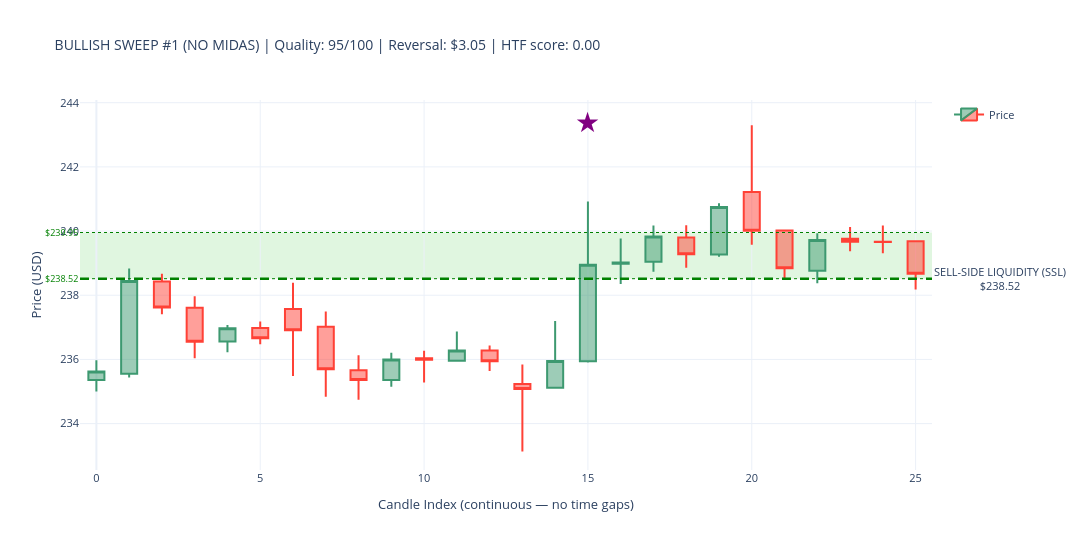
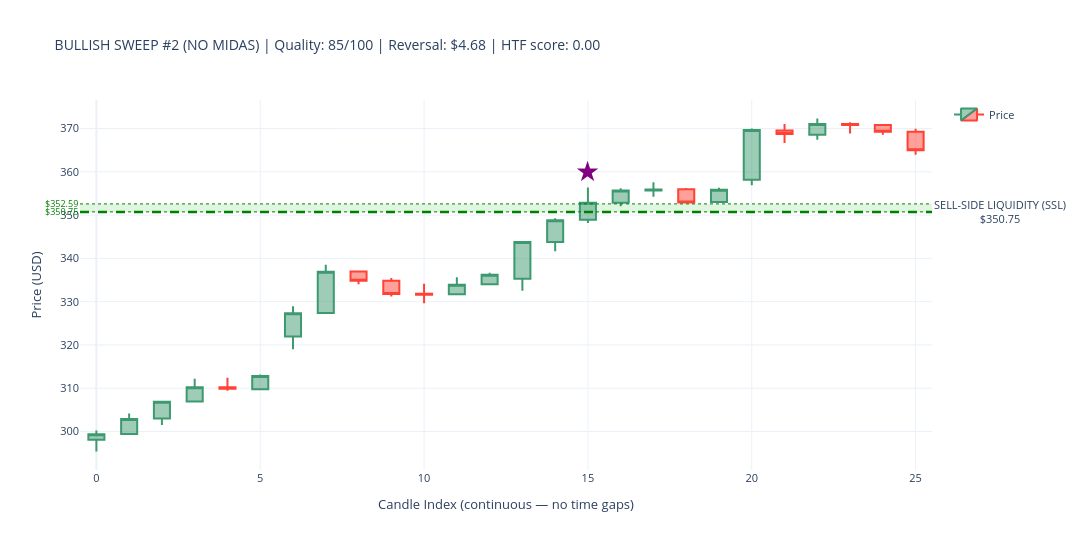
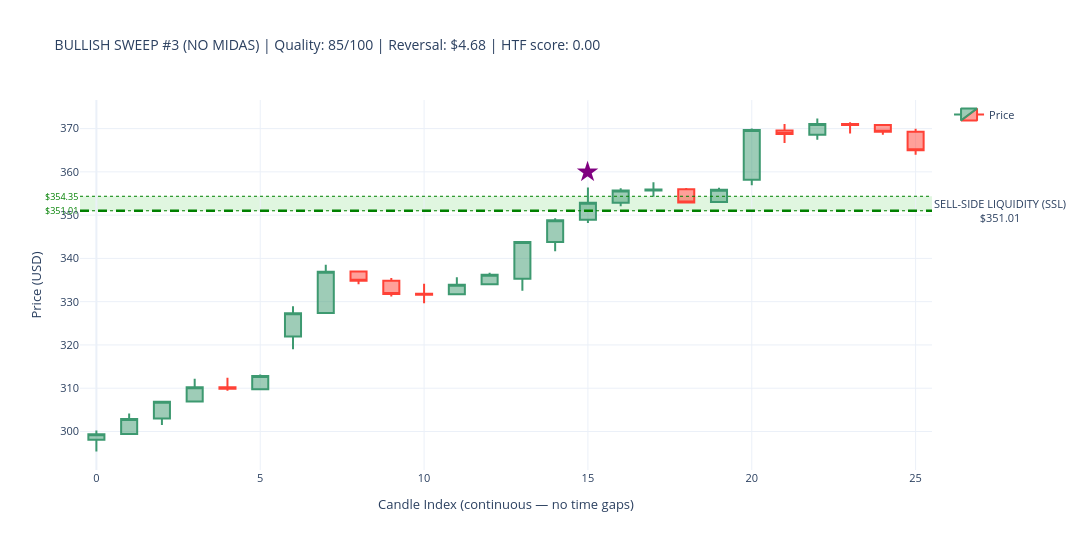
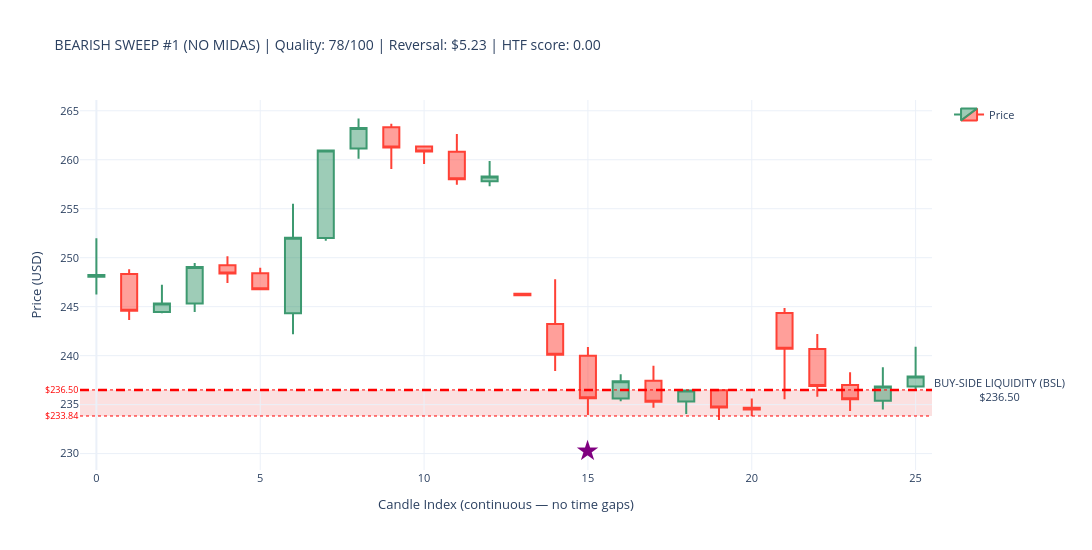

Here is the notebook cell these charts were saved with, in order:
### Code cell
# ---------------------------------------------------------------------------
# SWEEP DETECTION CANDLESTICK VISUALIZATIONS WITH LIQUIDITY ZONES
# ---------------------------------------------------------------------------

required_vars = ['sweeps_hourly_no_midas', 'sweeps_hourly_with_midas', 'hourly_data']
missing_vars  = [v for v in required_vars if v not in globals()]

if missing_vars:
    print(f"\n⚠ WARNING: Missing variables — {missing_vars}")
    print("Please execute Part 8 first. Skipping visualization...")
else:
    print("\n✓ All required variables present. Proceeding with visualization...")

if not missing_vars:

    print("\n" + "=" * 70)
    print("VISUALIZING TOP SWEEPS — CANDLESTICK CHARTS WITH LIQUIDITY ZONES")
    print("=" * 70)

    import plotly.graph_objects as go

    price_data = hourly_data.copy()
    print(f"\n✓ Hourly data: {len(price_data)} candles")
    print(f"  Date range: {price_data['timestamp'].min().date()} → "
          f"{price_data['timestamp'].max().date()}")

    print(f"\nSweep data check:")
    print(f"  NO MIDAS  : {len(sweeps_hourly_no_midas)} total sweeps")
    if len(sweeps_hourly_no_midas) > 0:
        print(f"    Bullish : {(sweeps_hourly_no_midas['sweep_type']=='BULLISH').sum()}")
        print(f"    Bearish : {(sweeps_hourly_no_midas['sweep_type']=='BEARISH').sum()}")
    print(f"  WITH MIDAS: {len(sweeps_hourly_with_midas)} total sweeps")
    if len(sweeps_hourly_with_midas) > 0:
        print(f"    Bullish : {(sweeps_hourly_with_midas['sweep_type']=='BULLISH').sum()}")
        print(f"    Bearish : {(sweeps_hourly_with_midas['sweep_type']=='BEARISH').sum()}")


    def make_candlestick_chart_with_zones(
        price_df, sweep_timestamp, zone_level,
        zone_top, zone_bottom,
        sweep_type, chart_title
    ):
        try:
            # ── exact-hour timestamp match ────────────────────────────────────
            sweep_ts       = pd.to_datetime(sweep_timestamp)
            sweep_ts_naive = sweep_ts.tz_localize(None) if sweep_ts.tzinfo else sweep_ts
            ts_col_naive   = pd.to_datetime(price_df['timestamp']).dt.tz_localize(None)

            exact = price_df[ts_col_naive == sweep_ts_naive]
            sweep_idx = exact.index[0] if len(exact) > 0 else (
                (ts_col_naive - sweep_ts_naive).abs().idxmin()
            )

            sweep_pos = price_df.index.get_loc(sweep_idx)
            start_pos = max(0, sweep_pos - 15)
            end_pos   = min(len(price_df) - 1, sweep_pos + 10)

            subset = price_df.iloc[start_pos : end_pos + 1].copy().reset_index(drop=True)
            subset['candle_idx'] = range(len(subset))

            # FIX: build hover text as a list — Candlestick uses `text`, not `hovertemplate`
            hover_texts = [
                (f"{row['timestamp'].strftime('%Y-%m-%d %H:%M')}<br>"
                 f"O: ${row['open']:.2f}  H: ${row['high']:.2f}<br>"
                 f"L: ${row['low']:.2f}   C: ${row['close']:.2f}")
                for _, row in subset.iterrows()
            ]

            # ── candlestick ───────────────────────────────────────────────────
            fig = go.Figure(data=[go.Candlestick(
                x=subset['candle_idx'],
                open=subset['open'],  high=subset['high'],
                low=subset['low'],    close=subset['close'],
                name='Price',
                text=hover_texts,          # ← was hovertemplate (unsupported)
                hoverinfo='text',          # tell Plotly to show our text on hover
            )])

            # ── ICT-correct zone labels + actual boundaries ───────────────────
            if sweep_type == 'BULLISH':
                fill_color = 'rgba(0,180,0,0.12)'
                line_color = 'green'
                zone_label = 'SELL-SIDE LIQUIDITY (SSL)'
            else:
                fill_color = 'rgba(220,0,0,0.12)'
                line_color = 'red'
                zone_label = 'BUY-SIDE LIQUIDITY (BSL)'

            fig.add_hrect(
                y0=zone_bottom, y1=zone_top,
                fillcolor=fill_color, opacity=1.0,
                layer='below', line_width=0,
            )
            fig.add_hline(
                y=zone_level,
                line_width=2.5, line_dash='dash', line_color=line_color,
                annotation_text=f'{zone_label}<br>${zone_level:.2f}',
                annotation_position='right',
                annotation=dict(font_size=11, bgcolor='rgba(255,255,255,0.85)')
            )
            for y_val in [zone_top, zone_bottom]:
                fig.add_hline(
                    y=y_val, line_width=1, line_dash='dot', line_color=line_color,
                    annotation_text=f'${y_val:.2f}', annotation_position='left',
                    annotation=dict(font_size=9, font_color=line_color)
                )

            # ── sweep marker ──────────────────────────────────────────────────
            sweep_subset_pos = sweep_pos - start_pos
            if 0 <= sweep_subset_pos < len(subset):
                row_c = subset.iloc[sweep_subset_pos]
                cr    = row_c['high'] - row_c['low']
                arrow_y = (row_c['high'] + cr * 0.5 if sweep_type == 'BULLISH'
                           else row_c['low'] - cr * 0.5)
                fig.add_annotation(
                    x=row_c['candle_idx'], y=arrow_y,
                    text='★', showarrow=False,
                    font=dict(size=28, color='purple'),
                    xanchor='center'
                )

            fig.update_layout(
                title=dict(text=chart_title, font=dict(size=14)),
                yaxis_title='Price (USD)',
                xaxis_title='Candle Index (continuous — no time gaps)',
                template='plotly_white',
                height=550, width=1150,
                hovermode='x unified',
                xaxis_rangeslider_visible=False,
                xaxis=dict(type='linear'),
                showlegend=True,
                font=dict(size=11),
                margin=dict(l=80, r=160, t=100, b=80),
            )
            return fig

        except Exception as e:
            print(f"      ✗ Error ({type(e).__name__}): {e}")
            return None


    def plot_sweep_set(sweeps_df, label):
        if sweeps_df.empty:
            print(f"\n✗ No sweeps in {label} dataset")
            return

        print(f"\n{'=' * 70}")
        print(f"{label} SWEEPS WITH LIQUIDITY ZONES")
        print('=' * 70)

        for sweep_type, side_label in [
            ('BULLISH', 'SSL Raids (demand zone sweeps — bullish reversal)'),
            ('BEARISH', 'BSL Raids (supply zone sweeps — bearish reversal)'),
        ]:
            subset = (
                sweeps_df[sweeps_df['sweep_type'] == sweep_type]
                .nlargest(3, 'sweep_quality_score')
            )
            print(f"\n{side_label}  ({len(subset)} shown):")

            for i, (_, row) in enumerate(subset.iterrows(), 1):
                z_top = float(row.get('zone_top',    row['zone_level'] * 1.005))
                z_bot = float(row.get('zone_bottom', row['zone_level'] * 0.995))

                title = (
                    f"{sweep_type} SWEEP #{i} ({label}) | "
                    f"Quality: {row['sweep_quality_score']:.0f}/100 | "
                    f"Reversal: ${row['reversal_distance']:.2f} | "
                    f"HTF score: {row.get('htf_proximity_score', 0):.2f}"
                )
                print(f"  {i}. {row['timestamp']}  zone=${row['zone_level']:.2f}")

                fig = make_candlestick_chart_with_zones(
                    price_data,
                    sweep_timestamp = row['timestamp'],
                    zone_level      = row['zone_level'],
                    zone_top        = z_top,
                    zone_bottom     = z_bot,
                    sweep_type      = sweep_type,
                    chart_title     = title,
                )
                if fig:
                    fig.show()
                else:
                    print("      → Could not create chart")


    plot_sweep_set(sweeps_hourly_no_midas,   'NO MIDAS')
    plot_sweep_set(sweeps_hourly_with_midas, 'WITH MIDAS')

    print("\n" + "=" * 70)
    print("✓ LIQUIDITY ZONE SWEEP VISUALIZATION COMPLETE")
    print("=" * 70)
    print("\nVISUAL LEGEND:")
    print("  🟢 GREEN ZONE : Demand zone — SSL raid (BULLISH sweep, reversal up)")
    print("  🔴 RED ZONE   : Supply zone — BSL raid (BEARISH sweep, reversal down)")
    print("  ★ Star        : Exact sweep detection candle")
    print("  - - Dashed    : Zone midline (zone_level)")
    print("  ··· Dotted    : Actual zone top / bottom boundaries")

### Figure 1 — Plotly figure (JSON) as saved in the notebook; plotly's stock layout.template omitted (floating-point values rounded to 4 significant figures)
{"data": [{"close": [235.6, 238.4, 237.6, 236.6, 237.0, 236.7, 236.9, 235.7, 235.4, 236, 236.0, 236.3, 235.9, 235.1, 235.9, 238.9, 239.0, 239.8, 239.3, 240.8, 240.0, 238.8, 239.7, 239.7, 239.7, 238.7], "high": [236.0, 238.8, 238.7, 238.0, 237.1, 237.2, 238.4, 237.5, 236.1, 236.2, 236.3, 236.9, 236.4, 235.8, 237.2, 240.9, 239.8, 240.2, 240.2, 240.9, 243.3, 240.1, 239.9, 240.1, 240.2, 239.7], "hoverinfo": "text", "low": [235, 235.4, 237.4, 236.0, 236.2, 236.5, 235.5, 234.8, 234.7, 235.2, 235.3, 235.9, 235.6, 233.1, 235.1, 235.9, 238.3, 238.7, 238.9, 239.2, 239.6, 238.5, 238.4, 239.4, 239.3, 238.2], "name": "Price", "open": [235.4, 235.6, 238.4, 237.6, 236.6, 237.0, 237.6, 237.0, 235.7, 235.4, 236.0, 236.0, 236.3, 235.2, 235.1, 235.9, 239.0, 239.0, 239.8, 239.3, 241.2, 240.0, 238.8, 239.8, 239.7, 239.7], "text": ["2021-08-10 10:30<br>O: $235.36  H: $235.97<br>L: $235.00   C: $235.62", "2021-08-10 11:30<br>O: $235.55  H: $238.83<br>L: $235.44   C: $238.44", "2021-08-10 12:30<br>O: $238.43  H: $238.67<br>L: $237.41   C: $237.62", "2021-08-10 13:30<br>O: $237.61  H: $237.97<br>L: $236.04   C: $236.55", "2021-08-10 14:30<br>O: $236.56  H: $237.07<br>L: $236.22   C: $236.97", "2021-08-10 15:30<br>O: $236.98  H: $237.18<br>L: $236.47   C: $236.66", "2021-08-11 09:30<br>O: $237.57  H: $238.39<br>L: $235.48   C: $236.91", "2021-08-11 10:30<br>O: $237.02  H: $237.49<br>L: $234.84   C: $235.69", "2021-08-11 11:30<br>O: $235.66  H: $236.13<br>L: $234.74   C: $235.36", "2021-08-11 12:30<br>O: $235.36  H: $236.21<br>L: $235.15   C: $236.00", "2021-08-11 13:30<br>O: $236.04  H: $236.27<br>L: $235.28   C: $235.99", "2021-08-11 14:30<br>O: $235.96  H: $236.87<br>L: $235.95   C: $236.28", "2021-08-11 15:30<br>O: $236.28  H: $236.43<br>L: $235.64   C: $235.94", "2021-08-12 09:30<br>O: $235.23  H: $235.84<br>L: $233.13   C: $235.08", "2021-08-12 10:30<br>O: $235.12  H: $237.20<br>L: $235.11   C: $235.95", "2021-08-12 11:30<br>O: $235.94  H: $240.92<br>L: $235.90   C: $238.95", "2021-08-12 12:30<br>O: $238.98  H: $239.77<br>L: $238.35   C: $239.02", "2021-08-12 13:30<br>O: $239.04  H: $240.17<br>L: $238.73   C: $239.83", "2021-08-12 14:30<br>O: $239.80  H: $240.18<br>L: $238.86   C: $239.28", "2021-08-12 15:30<br>O: $239.27  H: $240.87<br>L: $239.20   C: $240.75", "2021-08-13 09:30<br>O: $241.22  H: $243.30<br>L: $239.57   C: $240.01", "2021-08-13 10:30<br>O: $240.02  H: $240.05<br>L: $238.52   C: $238.84", "2021-08-13 11:30<br>O: $238.76  H: $239.93<br>L: $238.37   C: $239.72", "2021-08-13 12:30<br>O: $239.76  H: $240.13<br>L: $239.37   C: $239.67", "2021-08-13 13:30<br>O: $239.67  H: $240.17<br>L: $239.31   C: $239.66", "2021-08-13 14:30<br>O: $239.68  H: $239.68<br>L: $238.18   C: $238.67"], "type": "candlestick", "x": [0, 1, 2, 3, 4, 5, 6, 7, 8, 9, 10, 11, 12, 13, 14, 15, 16, 17, 18, 19, 20, 21, 22, 23, 24, 25]}], "layout": {"annotations": [{"bgcolor": "rgba(255,255,255,0.85)", "font": {"size": 11}, "showarrow": false, "text": "SELL-SIDE LIQUIDITY (SSL)<br>$238.52", "x": 1, "xanchor": "left", "xref": "x domain", "y": 238.5, "yanchor": "middle", "yref": "y"}, {"font": {"color": "green", "size": 9}, "showarrow": false, "text": "$239.95", "x": 0, "xanchor": "right", "xref": "x domain", "y": 240.0, "yanchor": "middle", "yref": "y"}, {"font": {"color": "green", "size": 9}, "showarrow": false, "text": "$238.52", "x": 0, "xanchor": "right", "xref": "x domain", "y": 238.5, "yanchor": "middle", "yref": "y"}, {"font": {"color": "purple", "size": 28}, "showarrow": false, "text": "★", "x": 15, "xanchor": "center", "y": 243.4}], "font": {"size": 11}, "height": 550, "hovermode": "x unified", "margin": {"b": 80, "l": 80, "r": 160, "t": 100}, "shapes": [{"fillcolor": "rgba(0,180,0,0.12)", "layer": "below", "line": {"width": 0}, "opacity": 1, "type": "rect", "x0": 0, "x1": 1, "xref": "x domain", "y0": 238.5, "y1": 240.0, "yref": "y"}, {"line": {"color": "green", "dash": "dash", "width": 2.5}, "type": "line", "x0": 0, "x1": 1, "xref": "x domain", "y0": 238.5, "y1": 238.5, "yref": "y"}, {"line": {"color": "green", "dash": "dot", "width": 1}, "type": "line", "x0": 0, "x1": 1, "xref": "x domain", "y0": 240.0, "y1": 240.0, "yref": "y"}, {"line": {"color": "green", "dash": "dot", "width": 1}, "type": "line", "x0": 0, "x1": 1, "xref": "x domain", "y0": 238.5, "y1": 238.5, "yref": "y"}], "showlegend": true, "title": {"font": {"size": 14}, "text": "BULLISH SWEEP #1 (NO MIDAS) | Quality: 95/100 | Reversal: $3.05 | HTF score: 0.00"}, "width": 1150, "xaxis": {"rangeslider": {"visible": false}, "title": {"text": "Candle Index (continuous — no time gaps)"}, "type": "linear"}, "yaxis": {"title": {"text": "Price (USD)"}}}}

### Figure 2 — Plotly figure (JSON) as saved in the notebook; plotly's stock layout.template omitted (floating-point values rounded to 4 significant figures)
{"data": [{"close": [299.3, 302.9, 306.8, 310.2, 309.9, 312.8, 327.3, 336.9, 334.8, 331.8, 331.6, 333.9, 336.2, 343.8, 348.8, 352.9, 355.7, 355.9, 352.9, 355.9, 369.6, 368.8, 371.0, 370.8, 369.3, 365.0], "high": [300.2, 304.1, 306.9, 312.2, 312.4, 313.2, 328.9, 338.6, 337.1, 335.4, 334.1, 335.6, 336.7, 343.8, 349.3, 356.4, 356.2, 357.6, 356.3, 356.3, 370, 371.1, 372.3, 371.4, 371.0, 370.0], "hoverinfo": "text", "low": [295.4, 299.2, 301.5, 306.8, 309.4, 309.8, 319.0, 327.3, 334, 331.2, 329.6, 331.7, 333.8, 332.5, 341.7, 348.2, 352.1, 354.3, 352.9, 352.8, 356.9, 366.7, 367.4, 368.9, 368.6, 363.9], "name": "Price", "open": [298.1, 299.4, 303, 306.9, 310.2, 309.8, 321.9, 327.4, 337.0, 334.8, 331.8, 331.7, 334, 335.3, 343.8, 348.9, 352.9, 355.7, 356.0, 353.0, 358.2, 369.5, 368.6, 371.1, 370.8, 369.2], "text": ["2021-12-21 10:30<br>O: $298.09  H: $300.20<br>L: $295.37   C: $299.33", "2021-12-21 11:30<br>O: $299.40  H: $304.13<br>L: $299.18   C: $302.90", "2021-12-21 12:30<br>O: $303.00  H: $306.94<br>L: $301.51   C: $306.84", "2021-12-21 13:30<br>O: $306.95  H: $312.20<br>L: $306.84   C: $310.22", "2021-12-21 14:30<br>O: $310.24  H: $312.41<br>L: $309.41   C: $309.90", "2021-12-21 15:30<br>O: $309.77  H: $313.17<br>L: $309.76   C: $312.84", "2021-12-22 09:30<br>O: $321.93  H: $328.93<br>L: $319.02   C: $327.34", "2021-12-22 10:30<br>O: $327.35  H: $338.55<br>L: $327.34   C: $336.94", "2021-12-22 11:30<br>O: $336.97  H: $337.15<br>L: $334.00   C: $334.81", "2021-12-22 12:30<br>O: $334.84  H: $335.44<br>L: $331.17   C: $331.78", "2021-12-22 13:30<br>O: $331.83  H: $334.13<br>L: $329.63   C: $331.59", "2021-12-22 14:30<br>O: $331.74  H: $335.62<br>L: $331.68   C: $333.92", "2021-12-22 15:30<br>O: $334.00  H: $336.71<br>L: $333.84   C: $336.21", "2021-12-23 09:30<br>O: $335.30  H: $343.82<br>L: $332.52   C: $343.78", "2021-12-23 10:30<br>O: $343.80  H: $349.27<br>L: $341.67   C: $348.81", "2021-12-23 11:30<br>O: $348.92  H: $356.37<br>L: $348.17   C: $352.85", "2021-12-23 12:30<br>O: $352.87  H: $356.19<br>L: $352.05   C: $355.67", "2021-12-23 13:30<br>O: $355.67  H: $357.60<br>L: $354.27   C: $355.94", "2021-12-23 14:30<br>O: $355.98  H: $356.28<br>L: $352.92   C: $352.94", "2021-12-23 15:30<br>O: $353.03  H: $356.31<br>L: $352.84   C: $355.85", "2021-12-27 09:30<br>O: $358.18  H: $370.00<br>L: $356.91   C: $369.65", "2021-12-27 10:30<br>O: $369.53  H: $371.05<br>L: $366.67   C: $368.76", "2021-12-27 11:30<br>O: $368.60  H: $372.33<br>L: $367.42   C: $371.04", "2021-12-27 12:30<br>O: $371.05  H: $371.45<br>L: $368.88   C: $370.81", "2021-12-27 13:30<br>O: $370.83  H: $370.99<br>L: $368.59   C: $369.28", "2021-12-27 14:30<br>O: $369.25  H: $369.97<br>L: $363.93   C: $364.97"], "type": "candlestick", "x": [0, 1, 2, 3, 4, 5, 6, 7, 8, 9, 10, 11, 12, 13, 14, 15, 16, 17, 18, 19, 20, 21, 22, 23, 24, 25]}], "layout": {"annotations": [{"bgcolor": "rgba(255,255,255,0.85)", "font": {"size": 11}, "showarrow": false, "text": "SELL-SIDE LIQUIDITY (SSL)<br>$350.75", "x": 1, "xanchor": "left", "xref": "x domain", "y": 350.7, "yanchor": "middle", "yref": "y"}, {"font": {"color": "green", "size": 9}, "showarrow": false, "text": "$352.59", "x": 0, "xanchor": "right", "xref": "x domain", "y": 352.6, "yanchor": "middle", "yref": "y"}, {"font": {"color": "green", "size": 9}, "showarrow": false, "text": "$350.75", "x": 0, "xanchor": "right", "xref": "x domain", "y": 350.7, "yanchor": "middle", "yref": "y"}, {"font": {"color": "purple", "size": 28}, "showarrow": false, "text": "★", "x": 15, "xanchor": "center", "y": 360.5}], "font": {"size": 11}, "height": 550, "hovermode": "x unified", "margin": {"b": 80, "l": 80, "r": 160, "t": 100}, "shapes": [{"fillcolor": "rgba(0,180,0,0.12)", "layer": "below", "line": {"width": 0}, "opacity": 1, "type": "rect", "x0": 0, "x1": 1, "xref": "x domain", "y0": 350.7, "y1": 352.6, "yref": "y"}, {"line": {"color": "green", "dash": "dash", "width": 2.5}, "type": "line", "x0": 0, "x1": 1, "xref": "x domain", "y0": 350.7, "y1": 350.7, "yref": "y"}, {"line": {"color": "green", "dash": "dot", "width": 1}, "type": "line", "x0": 0, "x1": 1, "xref": "x domain", "y0": 352.6, "y1": 352.6, "yref": "y"}, {"line": {"color": "green", "dash": "dot", "width": 1}, "type": "line", "x0": 0, "x1": 1, "xref": "x domain", "y0": 350.7, "y1": 350.7, "yref": "y"}], "showlegend": true, "title": {"font": {"size": 14}, "text": "BULLISH SWEEP #2 (NO MIDAS) | Quality: 85/100 | Reversal: $4.68 | HTF score: 0.00"}, "width": 1150, "xaxis": {"rangeslider": {"visible": false}, "title": {"text": "Candle Index (continuous — no time gaps)"}, "type": "linear"}, "yaxis": {"title": {"text": "Price (USD)"}}}}

### Figure 3 — Plotly figure (JSON) as saved in the notebook; plotly's stock layout.template omitted (floating-point values rounded to 4 significant figures)
{"data": [{"close": [299.3, 302.9, 306.8, 310.2, 309.9, 312.8, 327.3, 336.9, 334.8, 331.8, 331.6, 333.9, 336.2, 343.8, 348.8, 352.9, 355.7, 355.9, 352.9, 355.9, 369.6, 368.8, 371.0, 370.8, 369.3, 365.0], "high": [300.2, 304.1, 306.9, 312.2, 312.4, 313.2, 328.9, 338.6, 337.1, 335.4, 334.1, 335.6, 336.7, 343.8, 349.3, 356.4, 356.2, 357.6, 356.3, 356.3, 370, 371.1, 372.3, 371.4, 371.0, 370.0], "hoverinfo": "text", "low": [295.4, 299.2, 301.5, 306.8, 309.4, 309.8, 319.0, 327.3, 334, 331.2, 329.6, 331.7, 333.8, 332.5, 341.7, 348.2, 352.1, 354.3, 352.9, 352.8, 356.9, 366.7, 367.4, 368.9, 368.6, 363.9], "name": "Price", "open": [298.1, 299.4, 303, 306.9, 310.2, 309.8, 321.9, 327.4, 337.0, 334.8, 331.8, 331.7, 334, 335.3, 343.8, 348.9, 352.9, 355.7, 356.0, 353.0, 358.2, 369.5, 368.6, 371.1, 370.8, 369.2], "text": ["2021-12-21 10:30<br>O: $298.09  H: $300.20<br>L: $295.37   C: $299.33", "2021-12-21 11:30<br>O: $299.40  H: $304.13<br>L: $299.18   C: $302.90", "2021-12-21 12:30<br>O: $303.00  H: $306.94<br>L: $301.51   C: $306.84", "2021-12-21 13:30<br>O: $306.95  H: $312.20<br>L: $306.84   C: $310.22", "2021-12-21 14:30<br>O: $310.24  H: $312.41<br>L: $309.41   C: $309.90", "2021-12-21 15:30<br>O: $309.77  H: $313.17<br>L: $309.76   C: $312.84", "2021-12-22 09:30<br>O: $321.93  H: $328.93<br>L: $319.02   C: $327.34", "2021-12-22 10:30<br>O: $327.35  H: $338.55<br>L: $327.34   C: $336.94", "2021-12-22 11:30<br>O: $336.97  H: $337.15<br>L: $334.00   C: $334.81", "2021-12-22 12:30<br>O: $334.84  H: $335.44<br>L: $331.17   C: $331.78", "2021-12-22 13:30<br>O: $331.83  H: $334.13<br>L: $329.63   C: $331.59", "2021-12-22 14:30<br>O: $331.74  H: $335.62<br>L: $331.68   C: $333.92", "2021-12-22 15:30<br>O: $334.00  H: $336.71<br>L: $333.84   C: $336.21", "2021-12-23 09:30<br>O: $335.30  H: $343.82<br>L: $332.52   C: $343.78", "2021-12-23 10:30<br>O: $343.80  H: $349.27<br>L: $341.67   C: $348.81", "2021-12-23 11:30<br>O: $348.92  H: $356.37<br>L: $348.17   C: $352.85", "2021-12-23 12:30<br>O: $352.87  H: $356.19<br>L: $352.05   C: $355.67", "2021-12-23 13:30<br>O: $355.67  H: $357.60<br>L: $354.27   C: $355.94", "2021-12-23 14:30<br>O: $355.98  H: $356.28<br>L: $352.92   C: $352.94", "2021-12-23 15:30<br>O: $353.03  H: $356.31<br>L: $352.84   C: $355.85", "2021-12-27 09:30<br>O: $358.18  H: $370.00<br>L: $356.91   C: $369.65", "2021-12-27 10:30<br>O: $369.53  H: $371.05<br>L: $366.67   C: $368.76", "2021-12-27 11:30<br>O: $368.60  H: $372.33<br>L: $367.42   C: $371.04", "2021-12-27 12:30<br>O: $371.05  H: $371.45<br>L: $368.88   C: $370.81", "2021-12-27 13:30<br>O: $370.83  H: $370.99<br>L: $368.59   C: $369.28", "2021-12-27 14:30<br>O: $369.25  H: $369.97<br>L: $363.93   C: $364.97"], "type": "candlestick", "x": [0, 1, 2, 3, 4, 5, 6, 7, 8, 9, 10, 11, 12, 13, 14, 15, 16, 17, 18, 19, 20, 21, 22, 23, 24, 25]}], "layout": {"annotations": [{"bgcolor": "rgba(255,255,255,0.85)", "font": {"size": 11}, "showarrow": false, "text": "SELL-SIDE LIQUIDITY (SSL)<br>$351.01", "x": 1, "xanchor": "left", "xref": "x domain", "y": 351.0, "yanchor": "middle", "yref": "y"}, {"font": {"color": "green", "size": 9}, "showarrow": false, "text": "$354.35", "x": 0, "xanchor": "right", "xref": "x domain", "y": 354.4, "yanchor": "middle", "yref": "y"}, {"font": {"color": "green", "size": 9}, "showarrow": false, "text": "$351.01", "x": 0, "xanchor": "right", "xref": "x domain", "y": 351.0, "yanchor": "middle", "yref": "y"}, {"font": {"color": "purple", "size": 28}, "showarrow": false, "text": "★", "x": 15, "xanchor": "center", "y": 360.5}], "font": {"size": 11}, "height": 550, "hovermode": "x unified", "margin": {"b": 80, "l": 80, "r": 160, "t": 100}, "shapes": [{"fillcolor": "rgba(0,180,0,0.12)", "layer": "below", "line": {"width": 0}, "opacity": 1, "type": "rect", "x0": 0, "x1": 1, "xref": "x domain", "y0": 351.0, "y1": 354.4, "yref": "y"}, {"line": {"color": "green", "dash": "dash", "width": 2.5}, "type": "line", "x0": 0, "x1": 1, "xref": "x domain", "y0": 351.0, "y1": 351.0, "yref": "y"}, {"line": {"color": "green", "dash": "dot", "width": 1}, "type": "line", "x0": 0, "x1": 1, "xref": "x domain", "y0": 354.4, "y1": 354.4, "yref": "y"}, {"line": {"color": "green", "dash": "dot", "width": 1}, "type": "line", "x0": 0, "x1": 1, "xref": "x domain", "y0": 351.0, "y1": 351.0, "yref": "y"}], "showlegend": true, "title": {"font": {"size": 14}, "text": "BULLISH SWEEP #3 (NO MIDAS) | Quality: 85/100 | Reversal: $4.68 | HTF score: 0.00"}, "width": 1150, "xaxis": {"rangeslider": {"visible": false}, "title": {"text": "Candle Index (continuous — no time gaps)"}, "type": "linear"}, "yaxis": {"title": {"text": "Price (USD)"}}}}

### Figure 4 — Plotly figure (JSON) as saved in the notebook; plotly's stock layout.template omitted (floating-point values rounded to 4 significant figures)
{"data": [{"close": [248.2, 244.6, 245.3, 249.0, 248.4, 246.8, 252.0, 260.9, 263.2, 261.2, 260.8, 258.0, 258.3, 246.2, 240.1, 235.7, 237.4, 235.3, 236.4, 234.7, 234.5, 240.7, 236.9, 235.6, 236.8, 237.9], "high": [252.0, 248.8, 247.2, 249.5, 250.2, 249.0, 255.5, 261.0, 264.2, 263.7, 261.4, 262.6, 259.9, 246.3, 247.8, 240.9, 238.1, 239.0, 236.5, 236.5, 235.6, 244.9, 242.2, 238.3, 238.8, 240.9], "hoverinfo": "text", "low": [246.2, 243.6, 244.3, 244.4, 247.4, 246.7, 242.2, 251.7, 260.1, 259.1, 259.6, 257.4, 257.3, 246.1, 238.4, 233.9, 235.3, 234.7, 234.0, 233.4, 233.8, 235.6, 235.8, 234.3, 234.5, 236.6], "name": "Price", "open": [248.1, 248.3, 244.5, 245.3, 249.2, 248.4, 244.3, 252.0, 261.2, 263.3, 261.4, 260.8, 257.8, 246.3, 243.2, 240.0, 235.6, 237.4, 235.3, 236.5, 234.7, 244.3, 240.7, 237, 235.4, 236.8], "text": ["2022-06-01 10:30<br>O: $248.06  H: $251.99<br>L: $246.24   C: $248.23", "2022-06-01 11:30<br>O: $248.33  H: $248.81<br>L: $243.64   C: $244.59", "2022-06-01 12:30<br>O: $244.46  H: $247.23<br>L: $244.32   C: $245.33", "2022-06-01 13:30<br>O: $245.33  H: $249.46<br>L: $244.45   C: $249.04", "2022-06-01 14:30<br>O: $249.22  H: $250.16<br>L: $247.41   C: $248.39", "2022-06-01 15:30<br>O: $248.40  H: $248.98<br>L: $246.73   C: $246.77", "2022-06-02 09:30<br>O: $244.32  H: $255.51<br>L: $242.18   C: $252.04", "2022-06-02 10:30<br>O: $252.01  H: $260.99<br>L: $251.72   C: $260.94", "2022-06-02 11:30<br>O: $261.16  H: $264.21<br>L: $260.11   C: $263.24", "2022-06-02 12:30<br>O: $263.32  H: $263.68<br>L: $259.05   C: $261.24", "2022-06-02 13:30<br>O: $261.36  H: $261.45<br>L: $259.57   C: $260.83", "2022-06-02 14:30<br>O: $260.82  H: $262.63<br>L: $257.44   C: $258.02", "2022-06-02 15:30<br>O: $257.81  H: $259.88<br>L: $257.30   C: $258.30", "2022-06-03 07:30<br>O: $246.33  H: $246.33<br>L: $246.08   C: $246.16", "2022-06-03 09:30<br>O: $243.23  H: $247.80<br>L: $238.43   C: $240.09", "2022-06-03 10:30<br>O: $239.99  H: $240.88<br>L: $233.94   C: $235.65", "2022-06-03 11:30<br>O: $235.62  H: $238.11<br>L: $235.34   C: $237.39", "2022-06-03 12:30<br>O: $237.44  H: $238.96<br>L: $234.69   C: $235.30", "2022-06-03 13:30<br>O: $235.33  H: $236.50<br>L: $234.04   C: $236.45", "2022-06-03 14:30<br>O: $236.48  H: $236.50<br>L: $233.42   C: $234.71", "2022-06-03 15:30<br>O: $234.68  H: $235.63<br>L: $233.82   C: $234.51", "2022-06-06 09:30<br>O: $244.35  H: $244.87<br>L: $235.55   C: $240.70", "2022-06-06 10:30<br>O: $240.67  H: $242.20<br>L: $235.80   C: $236.90", "2022-06-06 11:30<br>O: $237.00  H: $238.30<br>L: $234.35   C: $235.56", "2022-06-06 12:30<br>O: $235.40  H: $238.82<br>L: $234.50   C: $236.85", "2022-06-06 13:30<br>O: $236.85  H: $240.90<br>L: $236.57   C: $237.87"], "type": "candlestick", "x": [0, 1, 2, 3, 4, 5, 6, 7, 8, 9, 10, 11, 12, 13, 14, 15, 16, 17, 18, 19, 20, 21, 22, 23, 24, 25]}], "layout": {"annotations": [{"bgcolor": "rgba(255,255,255,0.85)", "font": {"size": 11}, "showarrow": false, "text": "BUY-SIDE LIQUIDITY (BSL)<br>$236.50", "x": 1, "xanchor": "left", "xref": "x domain", "y": 236.5, "yanchor": "middle", "yref": "y"}, {"font": {"color": "red", "size": 9}, "showarrow": false, "text": "$236.50", "x": 0, "xanchor": "right", "xref": "x domain", "y": 236.5, "yanchor": "middle", "yref": "y"}, {"font": {"color": "red", "size": 9}, "showarrow": false, "text": "$233.84", "x": 0, "xanchor": "right", "xref": "x domain", "y": 233.8, "yanchor": "middle", "yref": "y"}, {"font": {"color": "purple", "size": 28}, "showarrow": false, "text": "★", "x": 15, "xanchor": "center", "y": 230.5}], "font": {"size": 11}, "height": 550, "hovermode": "x unified", "margin": {"b": 80, "l": 80, "r": 160, "t": 100}, "shapes": [{"fillcolor": "rgba(220,0,0,0.12)", "layer": "below", "line": {"width": 0}, "opacity": 1, "type": "rect", "x0": 0, "x1": 1, "xref": "x domain", "y0": 233.8, "y1": 236.5, "yref": "y"}, {"line": {"color": "red", "dash": "dash", "width": 2.5}, "type": "line", "x0": 0, "x1": 1, "xref": "x domain", "y0": 236.5, "y1": 236.5, "yref": "y"}, {"line": {"color": "red", "dash": "dot", "width": 1}, "type": "line", "x0": 0, "x1": 1, "xref": "x domain", "y0": 236.5, "y1": 236.5, "yref": "y"}, {"line": {"color": "red", "dash": "dot", "width": 1}, "type": "line", "x0": 0, "x1": 1, "xref": "x domain", "y0": 233.8, "y1": 233.8, "yref": "y"}], "showlegend": true, "title": {"font": {"size": 14}, "text": "BEARISH SWEEP #1 (NO MIDAS) | Quality: 78/100 | Reversal: $5.23 | HTF score: 0.00"}, "width": 1150, "xaxis": {"rangeslider": {"visible": false}, "title": {"text": "Candle Index (continuous — no time gaps)"}, "type": "linear"}, "yaxis": {"title": {"text": "Price (USD)"}}}}
